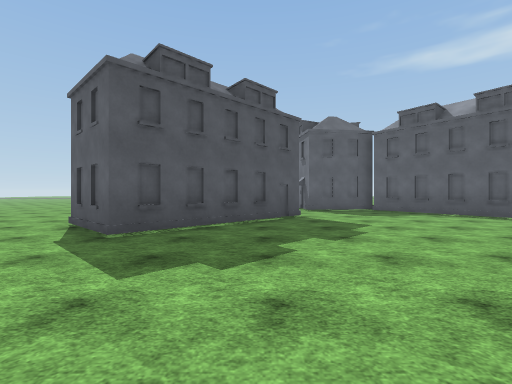
[1] (above)

24 first-person views from a walk through a Unity game level. The camera is 1.4 m above the floor, looks level and sees 85° across. The floor is counted in squares, 2 m on a side. Each view is taken from the middle of a square. On the plan, view 1 faces up. The plan holds only what a view shows up to about 9 squares ahead; the rest is blank. The place goes on beyond the plan. The player character is not drawn. Some surface patterns are stand-ins.

[2]
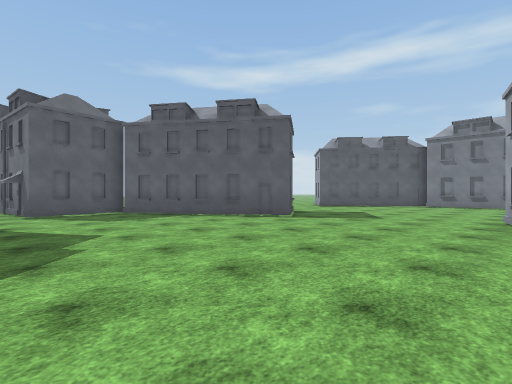

[3]
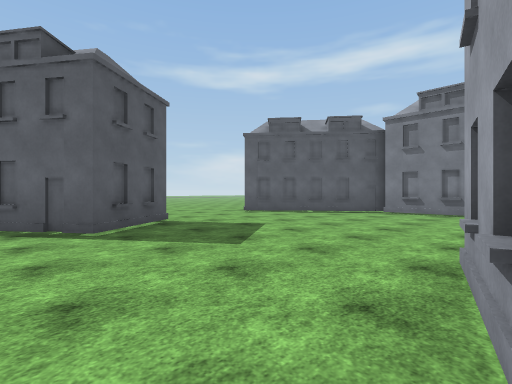

[4]
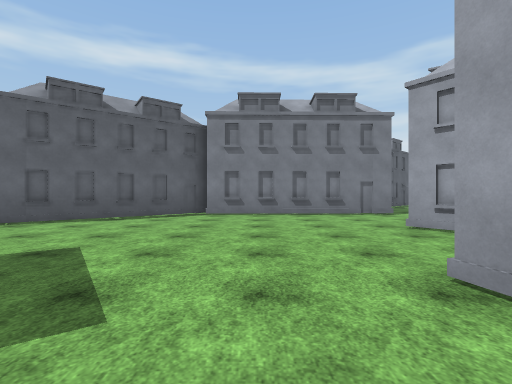

[5]
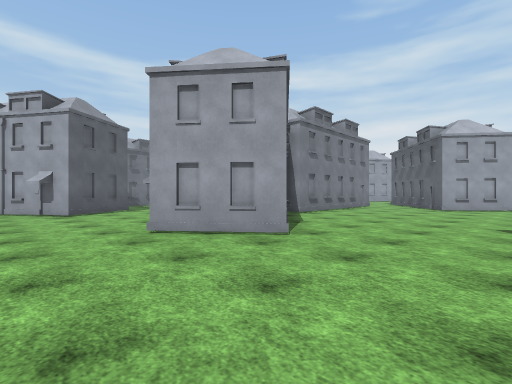

[6]
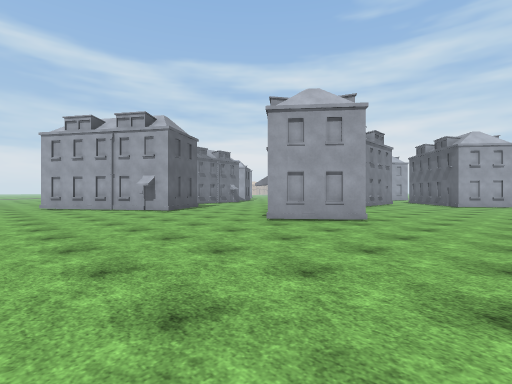

[7]
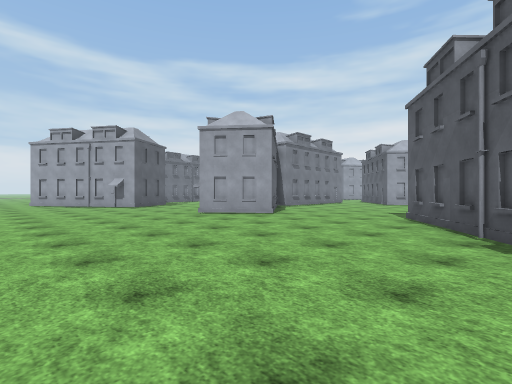

[8]
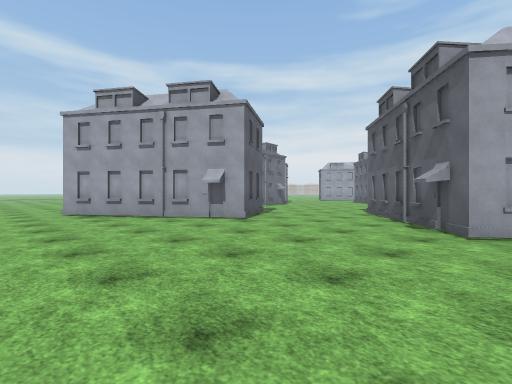

[9]
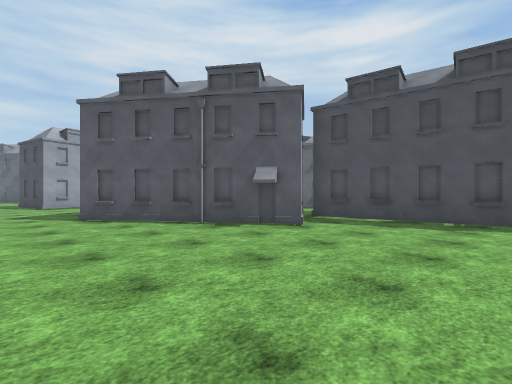

[10]
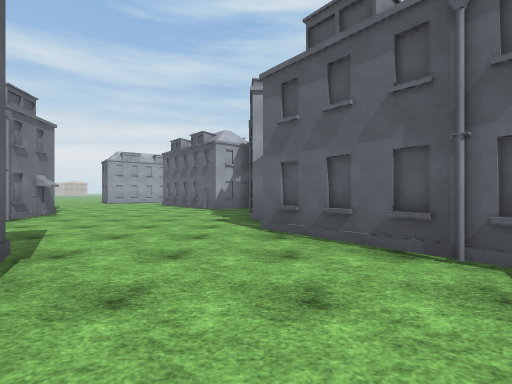

[11]
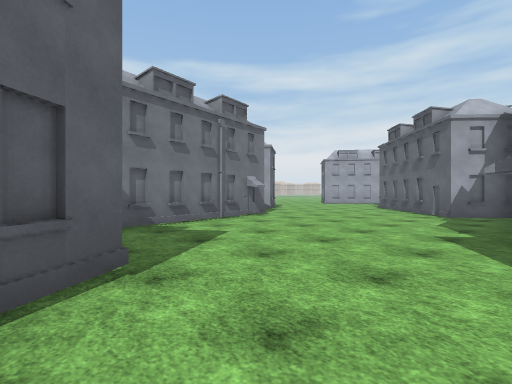

[12]
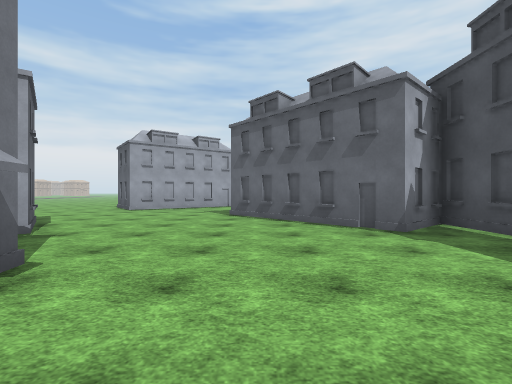

[13]
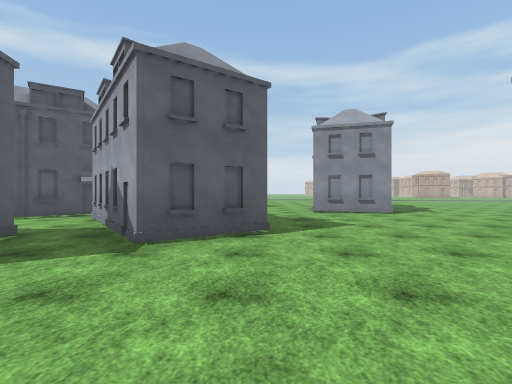

[14]
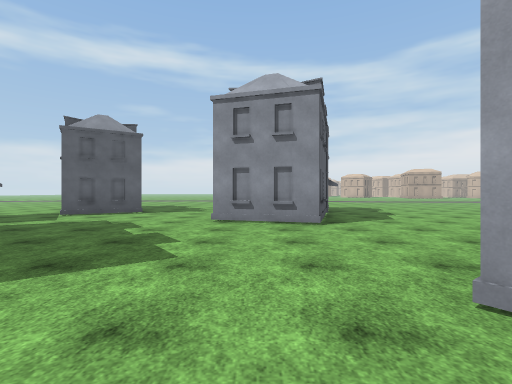

[15]
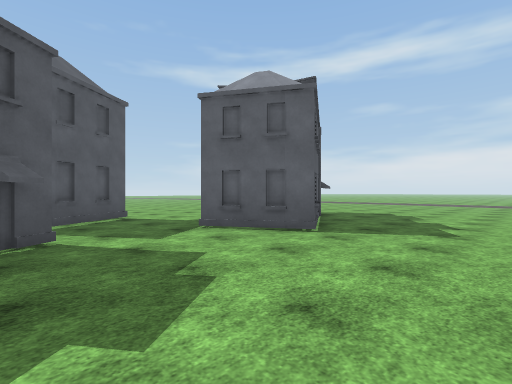

[16]
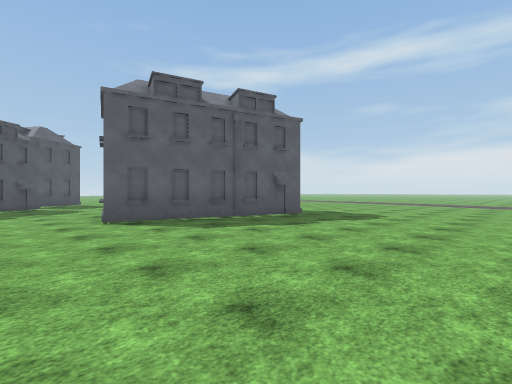

[17]
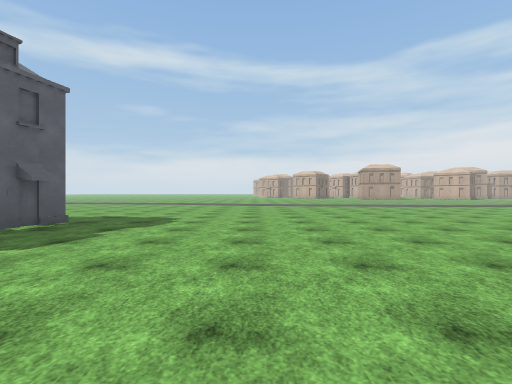

[18]
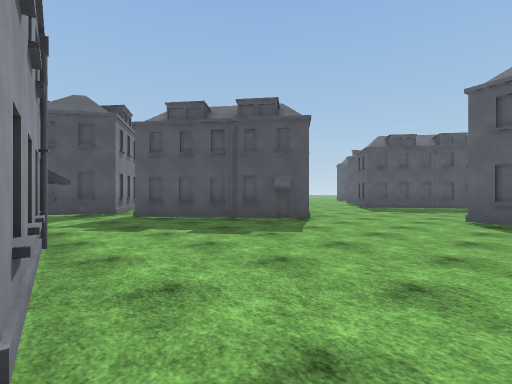

[19]
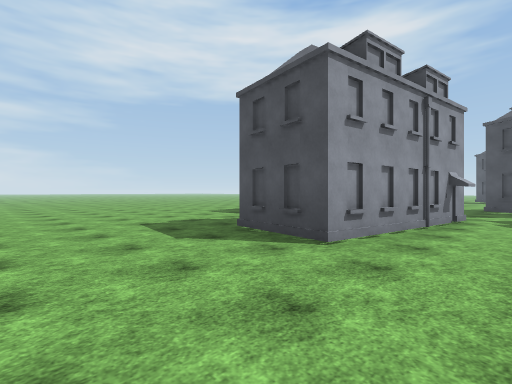

[20]
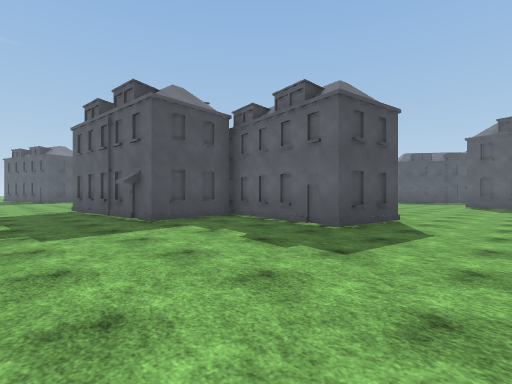

[21]
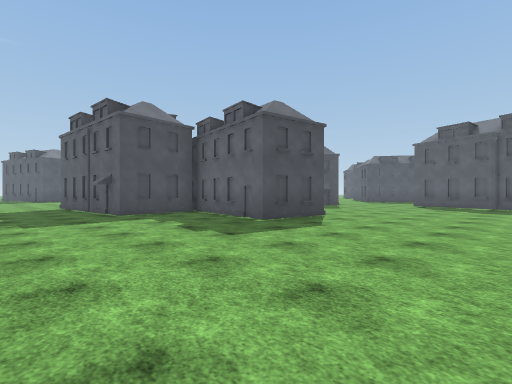

[22]
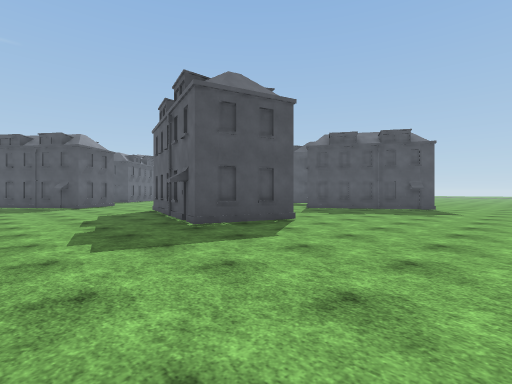

[23]
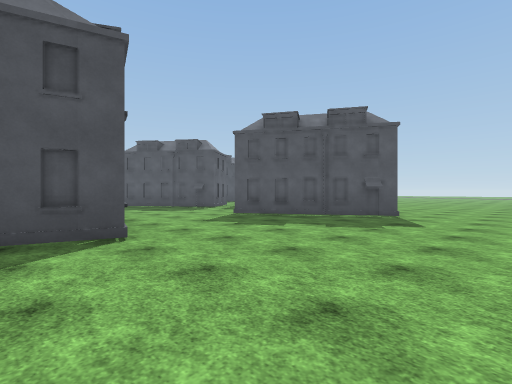

[24]
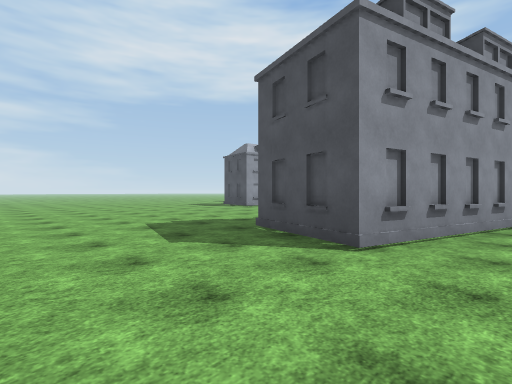

### Floor plan
Key: @ floor where view 1 was taken; # wall or solid block; . floor; B building.
Columns run from 6 left of view 1 to 41 right of it. Each row starts with its distance up from view 1.
 15           #...................
 14           #.....................
 13         ###...................#.
 12         ###.................B##
 11         ##B.#..............#
 10        ....###............##
  9        ....## B.....##....#
  8 ..    ##....####...####....B.
  7 ..   ##......###....B###......#
  6 ..B ##.......#.......###B.....#
  5  ..##.................# ......#    .###...   ..
  4   ....................B #.....#   ..###...   ..
  3    ...................# #.....# B..#.....    ...
  2     ..................###.........###...  ##B...
  1      ........##B......###.......### B...###.....
  0       @          .B...#####.....## .....#B......
 -1                   # ..######.....#..............
 -2                            #....................
 -3                            ##.........#.........
 -4                              .........####B.....
 -5                                 .....### ##.....
 -6                                  #.....#B##.....
 -7                                 ##..............
 -8                                ##B..............
 -9                               ##................
-10                             ###.................
-11                             #..................
-12                             #...#B.............
-13                                 #####.........
-14                                 ## ##.........
-15                                 B..##.........
-16                                  .............
-17                              #B##.............
-18                             .............. ...
-19                             ..............
-20                               ............

Positions as (right, up) in squares from view 1, and headings:
1: (0, 0), facing up
2: (1, 1), facing up-right
3: (6, 1), facing up-right
4: (7, 3), facing right
5: (10, 12), facing down-right
6: (10, 15), facing down-right
7: (7, 15), facing down-right
8: (14, 15), facing down-right
9: (11, 15), facing down-left
10: (18, 11), facing down
11: (18, 9), facing down-right
12: (22, 5), facing down
13: (22, -1), facing right
14: (25, -4), facing right
15: (30, -3), facing up-right
16: (29, -12), facing up-right
17: (30, -11), facing right
18: (32, -13), facing up-left
19: (34, -11), facing down-left
20: (33, -20), facing up-left
21: (35, -20), facing up-left
22: (41, -10), facing up-left
23: (41, -6), facing up-left
24: (40, -3), facing down-left
